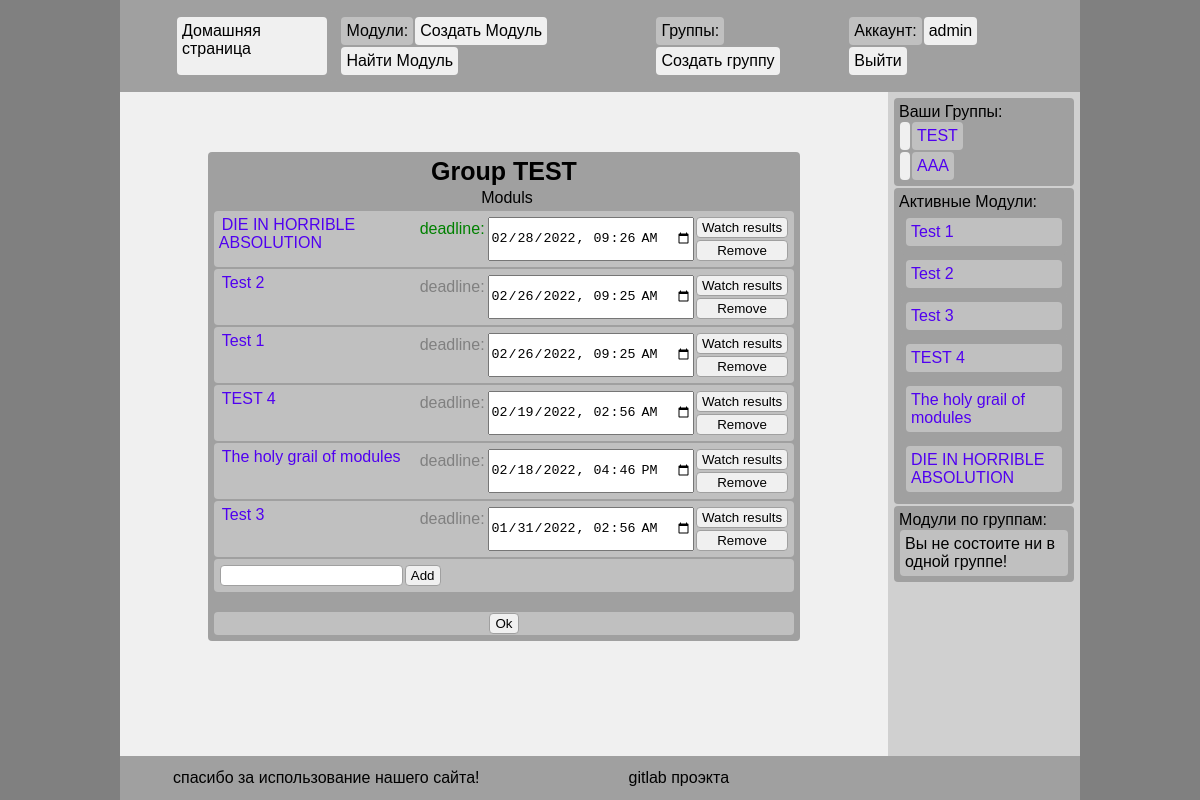
/groups/y1cPvANMq3r4RXbf/moduls/ (signed in), run on the app's committed database.
### groups/models.py (models this page shows)
class Group(models.Model):
    author          = models.ForeignKey(User, related_name="group_author", on_delete=models.CASCADE, null=True)
    name            = models.CharField(max_length=32, default="")
    description     = models.CharField(max_length=1024, default="")
    creation_date   = models.DateTimeField(default=timezone.now())
    id              = models.CharField(max_length=16, unique=True, primary_key = True)
    moduls_data     = models.ManyToManyField(ModuleData, related_name="moduls_data", blank=True)
    members         = models.ManyToManyField(User, related_name="members", blank=True)
    members_pending = models.ManyToManyField(User, related_name="member_pending", blank=True)

class ModuleData(models.Model):
    module          = models.ForeignKey(Module, related_name="module", on_delete=models.CASCADE, blank=True)
    user_marks      = models.ManyToManyField(UserMark, related_name="user_marks", blank=True)
    deadline        = models.DateTimeField(default=timezone.now())

### tasks/models.py (models this page shows)
class Module(models.Model):
    name            = models.CharField(max_length=64, default="Новый модуль")
    author          = models.ForeignKey(User, on_delete=models.CASCADE)
    description     = models.CharField(max_length=1024, default="AAAA")
    creation_date   = models.DateTimeField(default=timezone.now())
    tasks_data      = models.JSONField(default=list)
    is_tasks_rnd    = models.BooleanField(default=False)
    id              = models.CharField(max_length=16, unique=True, primary_key=True)

### groups/views.py (the view, shortened to what this page needs)
# urls.py: path('groups/<str:id>/moduls/',         groups.ModulsView),
def ModulsView(request, id):
    try: cur_group = Group.objects.get(id=id)
    except Group.DoesNotExist: raise Http404
    if cur_group.author != request.user: raise Http404
    if request.method != 'POST':
        context = get_base_context(request)
        context['group'] = cur_group
        return render(request, 'group_moduls.html', context)

### main/templatetags/DWP.py (called while the page is built)
@register.filter
def inpast(value, form):
    return datetime.now()>datetime.strptime(value,form)

### static/py/view.py (called while the page is built)
def get_base_context(request, **kwargs):
    context = {}
    for c_name, c_value in list(filter(lambda c:c[0].startswith('temp'), request.session.items())):
        if 'keep_cookies' in kwargs and c_name in kwargs['keep_cookies']: continue
        del request.session[c_name]
    for s in request.session.items():print(s)
    if request.user.is_authenticated:
        context['my_modules']    = Module.objects.all()
        context['my_groups']     = Group.objects.all()
        context['new_modules']    = Module.objects.filter(author=request.user)
    return context

### groups/templates/group_moduls.html (shortened to what this page needs)
{% extends './base.html' %}
{% block content %}
{% load i18n %}
{% load DWP %}
<div class="bigbox">
    <h1>{% trans 'Group' %} {{group.name}}</h1>
    <form method="POST" id="form"> {% csrf_token %}
        <div class="flex-col">
            <a style=" width:100%; text-align: center;">{% trans 'Moduls' %}</a>
            <div class="flex-col">
                {% for moduledata in group.moduls_data.all|dictsortreversed:"deadline" %}
                <div class="flex-sb component2">
                    <div  style="width:max-content;">
                        <a href="/tasks/{{moduledata.module.id}}/">{{moduledata.module.name}}</a>
                    </div>
                    <div class="flex">
                        <div class="flex componentNone" style="width:min-content;">
                            <a style="color: {% if moduledata.deadline|date:'Y-m-d H:i'|inpast:'%Y-%m-%d %H:%M' %} grey {% else %} green {% endif %};">{% trans 'deadline:' %}</a>
                            <input type="datetime-local" value="{{moduledata.deadline|date:'Y-m-d'}}T{{moduledata.deadline|time:'H:i'}}" onchange="deadline_change(this, '{{moduledata.module.id}}');">
                        </div>
                        <div class="flex-col" style="width:min-content;">
                            <input type="submit" name="btn_res_{{moduledata.module.id}}" value="{% trans 'Watch results' %}">
                            <input type="submit" name="btn_rem_{{moduledata.module.id}}" value="{% trans 'Remove' %}" onclick="return btn_del_check('{% trans 'module' %} '+document.getElementById('name').value)">
                        </div>
                    </div>
                </div>
                {% endfor %}
            </div>
        </div>
        <div class="flex component2">
            <input type="text" name="add_mod_id">
            <input type="submit" name="add_mod" value="{% trans 'Add' %}">
        </div>
        <br>
        <div class="submitbox">
            <input type="submit" name="btn_edit" value="{% trans 'Ok' %}">
        </div>
    </form>
</div>
{% endblock %}

### static/templates/header.html
<div class="box flex-wrap">
    <a class="component" href="/">Домашняя страница</a>
</div>
<div class="box flex-wrap">
    <a class="component2">Модули:</a>
    <a class="component" href="/tasks/create">Создать Модуль</a>
    <a class="component" href="/tasks/">Найти Модуль</a>
</div>
<div class="box flex-wrap">
    <a class="component2">Группы:</a>
    <a class="component" href="/groups/create">Создать группу</a>
</div>
<div class="box flex-wrap">
    <a class="component2">Аккаунт:</a>
        {% if request.user.is_authenticated %}
        <a class="component" href="/accounts/">{{user}}</a>
        <a class="component" href="/accounts/logout/">Выйти</a>
        {% else %}
        <a class="component" href="/accounts/login/">Войти</a>
        <a class="component" href="/accounts/register/">Регистрация</a>
        {% endif %}
</div>

### static/templates/sider.html (shortened to what this page needs)
<div class="box flex-col">
    Ваши Группы:
    {% for group in my_groups %}
        <div class="flex">
            {% if group.1 != 0 %}<a class="component">{{group.1}}</a>{% endif %}
            <a class="component2" href="/groups/{{group.id}}">{{group.name}}</a>
        </div>
    {% endfor %}
</div>
<div class="box flex-col">
    Активные Модули:
    {% for module in my_modules %}
        <div class="flex-col box">
            <a class="component2" href="/tasks/{{module.id}}">{{module.name}}</a>
        </div>
    {% endfor %}
</div>
<div class="flex-col box">
    Модули по группам:
    {% if not modules_groups %}
        <p class="component2">Вы не состоите ни в одной группе!</p>
    {% endif %}
</div>

### static/css/common-base.css (style rules this page uses)
body { margin: auto; width: 80%; min-height:100%; }
html { font-family: Arial; background-color:#808080; height:100%; }
footer a:any-link, header a:any-link { color:#000000 }
a { font-family: Arial; text-decoration: none; padding: 2px; margin: 1px; }
a:any-link { color:#5000F0 }
h1 { font-family: Arial; font-size: 25px; text-align: center; margin: 0px; }
input[type=text] { font-family: Arial; background-color: #FFFFFF; border: #A0A0A0 solid 1px; border-radius: 4px; box-sizing: border-box; padding: 2px; margin: 1px; }
input[type=button], input[type=submit], input[type=reset] { font-family: Arial; background-color: #F0F0F0; border: #A0A0A0 solid 1px; border-radius: 4px; cursor:pointer; box-sizing: border-box; padding: 2px 5px; margin: 1px; }

### static/css/common-class.css (style rules this page uses)
.component { border-radius: 4px; border-color: #F0F0F0; background-color: #F0F0F0; padding: 5px; margin: 1px; box-sizing: border-box; }
.component2 { border-radius: 4px; border-color: #C0C0C0; background-color: #C0C0C0; padding: 5px; margin: 1px; box-sizing: border-box; }
.componentNone { border-color: #00000000; background-color: #00000000; margin: 1px; box-sizing: border-box; }
.box { border-radius: 4px; border-color: #A0A0A0; background-color: #A0A0A0; padding: 5px; margin: 1px; }
.bigbox { margin: auto; border-radius: 4px; border-color: #A0A0A0; background-color: #A0A0A0; padding: 5px; width: 80%; margin-top: 50px; display: flex; flex-direction: column; }
.submitbox { text-align: center; border-radius: 4px; border-color: #C0C0C0; background-color: #C0C0C0; margin: 1px; }

### static/css/common-flex.css (style rules this page uses)
.flex { display: flex; }
.flex-col { display: flex; flex-direction: column; }
.flex-sb { display: flex; justify-content: space-between; }
.flex-wrap { display: flex; flex-wrap: wrap; }

### data on the page
Group: name "TEST"
ModuleData: module.name "DIE IN HORRIBLE ABSOLUTION", deadline "02/28/2022 09:26"
ModuleData: module.name "Test 2", deadline "02/26/2022 09:25"
ModuleData: module.name "Test 1", deadline "02/26/2022 09:25"
ModuleData: module.name "TEST 4", deadline "02/19/2022 02:56"
ModuleData: module.name "The holy grail of modules", deadline "02/18/2022 16:46"
ModuleData: module.name "Test 3", deadline "01/31/2022 02:56"
Group: name "AAA"
Module: name "Test 1"
Module: name "Test 2"
Module: name "Test 3"
Module: name "TEST 4"
Module: name "The holy grail of modules"
Module: name "DIE IN HORRIBLE ABSOLUTION"

### other printed values
{{ user }} "admin"
